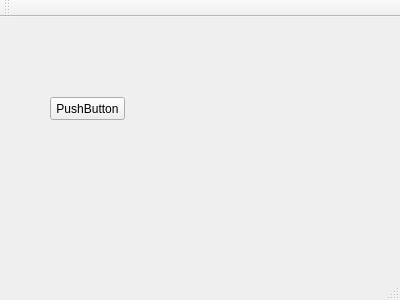
<?xml version="1.0" encoding="UTF-8"?>
<ui version="4.0">
 <class>MainWindow</class>
 <widget class="QMainWindow" name="MainWindow">
  <property name="geometry">
   <rect>
    <x>0</x>
    <y>0</y>
    <width>400</width>
    <height>300</height>
   </rect>
  </property>
  <property name="windowTitle">
   <string>MainWindow</string>
  </property>
  <widget class="QWidget" name="centralWidget">
   <widget class="QPushButton" name="pushButton">
    <property name="geometry">
     <rect>
      <x>50</x>
      <y>80</y>
      <width>75</width>
      <height>23</height>
     </rect>
    </property>
    <property name="text">
     <string>PushButton</string>
    </property>
   </widget>
  </widget>
  <widget class="QMenuBar" name="menuBar">
   <property name="geometry">
    <rect>
     <x>0</x>
     <y>0</y>
     <width>400</width>
     <height>18</height>
    </rect>
   </property>
  </widget>
  <widget class="QToolBar" name="mainToolBar">
   <attribute name="toolBarArea">
    <enum>TopToolBarArea</enum>
   </attribute>
   <attribute name="toolBarBreak">
    <bool>false</bool>
   </attribute>
  </widget>
  <widget class="QStatusBar" name="statusBar"/>
 </widget>
 <layoutdefault spacing="6" margin="11"/>
 <resources/>
 <connections/>
</ui>
